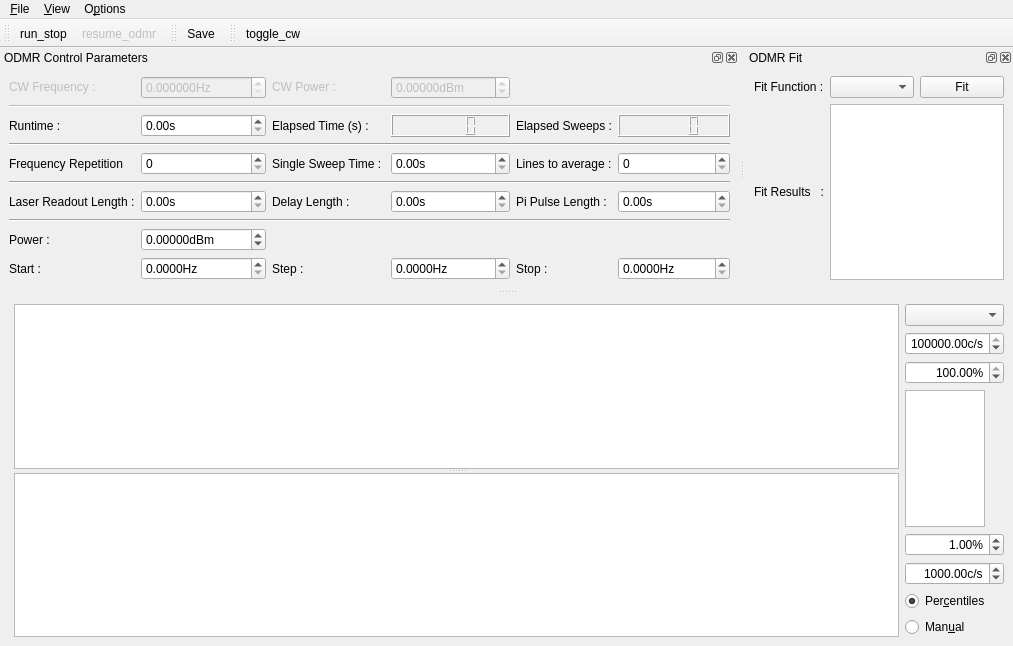
<?xml version="1.0" encoding="UTF-8"?>
<ui version="4.0">
 <class>MainWindow</class>
 <widget class="QMainWindow" name="MainWindow">
  <property name="geometry">
   <rect>
    <x>0</x>
    <y>0</y>
    <width>1013</width>
    <height>646</height>
   </rect>
  </property>
  <property name="contextMenuPolicy">
   <enum>Qt::DefaultContextMenu</enum>
  </property>
  <property name="windowTitle">
   <string>qudi-hira: pulsedODMR (AWG)</string>
  </property>
  <widget class="QWidget" name="centralwidget">
   <layout class="QHBoxLayout" name="horizontalLayout">
    <item>
     <spacer name="horizontalSpacer">
      <property name="orientation">
       <enum>Qt::Horizontal</enum>
      </property>
      <property name="sizeHint" stdset="0">
       <size>
        <width>5</width>
        <height>20</height>
       </size>
      </property>
     </spacer>
    </item>
    <item>
     <widget class="QSplitter" name="splitter">
      <property name="sizePolicy">
       <sizepolicy hsizetype="Preferred" vsizetype="Expanding">
        <horstretch>1</horstretch>
        <verstretch>0</verstretch>
       </sizepolicy>
      </property>
      <property name="orientation">
       <enum>Qt::Vertical</enum>
      </property>
      <widget class="PlotWidget" name="odmr_PlotWidget">
       <property name="sizePolicy">
        <sizepolicy hsizetype="Expanding" vsizetype="Expanding">
         <horstretch>1</horstretch>
         <verstretch>1</verstretch>
        </sizepolicy>
       </property>
      </widget>
      <widget class="PlotWidget" name="odmr_matrix_PlotWidget">
       <property name="sizePolicy">
        <sizepolicy hsizetype="Expanding" vsizetype="Expanding">
         <horstretch>1</horstretch>
         <verstretch>1</verstretch>
        </sizepolicy>
       </property>
      </widget>
     </widget>
    </item>
    <item>
     <layout class="QVBoxLayout" name="verticalLayout">
      <item>
       <widget class="QComboBox" name="odmr_channel_ComboBox"/>
      </item>
      <item>
       <widget class="ScienDSpinBox" name="odmr_cb_max_DoubleSpinBox">
        <property name="maximumSize">
         <size>
          <width>100</width>
          <height>16777215</height>
         </size>
        </property>
        <property name="alignment">
         <set>Qt::AlignRight|Qt::AlignTrailing|Qt::AlignVCenter</set>
        </property>
        <property name="suffix">
         <string>c/s</string>
        </property>
        <property name="minimum">
         <double>-10.000000000000000</double>
        </property>
        <property name="maximum">
         <double>1000000000.000000000000000</double>
        </property>
        <property name="value">
         <double>100000.000000000000000</double>
        </property>
       </widget>
      </item>
      <item>
       <widget class="ScienDSpinBox" name="odmr_cb_high_percentile_DoubleSpinBox">
        <property name="maximumSize">
         <size>
          <width>100</width>
          <height>16777215</height>
         </size>
        </property>
        <property name="alignment">
         <set>Qt::AlignRight|Qt::AlignTrailing|Qt::AlignVCenter</set>
        </property>
        <property name="suffix">
         <string>%</string>
        </property>
        <property name="minimum">
         <double>0.000000000000000</double>
        </property>
        <property name="maximum">
         <double>100.000000000000000</double>
        </property>
        <property name="value">
         <double>100.000000000000000</double>
        </property>
       </widget>
      </item>
      <item>
       <widget class="PlotWidget" name="odmr_cb_PlotWidget">
        <property name="sizePolicy">
         <sizepolicy hsizetype="Expanding" vsizetype="Expanding">
          <horstretch>0</horstretch>
          <verstretch>0</verstretch>
         </sizepolicy>
        </property>
        <property name="maximumSize">
         <size>
          <width>80</width>
          <height>16777215</height>
         </size>
        </property>
       </widget>
      </item>
      <item>
       <widget class="ScienDSpinBox" name="odmr_cb_low_percentile_DoubleSpinBox">
        <property name="maximumSize">
         <size>
          <width>100</width>
          <height>16777215</height>
         </size>
        </property>
        <property name="alignment">
         <set>Qt::AlignRight|Qt::AlignTrailing|Qt::AlignVCenter</set>
        </property>
        <property name="suffix">
         <string>%</string>
        </property>
        <property name="minimum">
         <double>0.000000000000000</double>
        </property>
        <property name="maximum">
         <double>100.000000000000000</double>
        </property>
        <property name="value">
         <double>1.000000000000000</double>
        </property>
       </widget>
      </item>
      <item>
       <widget class="ScienDSpinBox" name="odmr_cb_min_DoubleSpinBox">
        <property name="maximumSize">
         <size>
          <width>100</width>
          <height>16777215</height>
         </size>
        </property>
        <property name="alignment">
         <set>Qt::AlignRight|Qt::AlignTrailing|Qt::AlignVCenter</set>
        </property>
        <property name="suffix">
         <string>c/s</string>
        </property>
        <property name="minimum">
         <double>-10.000000000000000</double>
        </property>
        <property name="maximum">
         <double>1000000000.000000000000000</double>
        </property>
        <property name="value">
         <double>1000.000000000000000</double>
        </property>
       </widget>
      </item>
      <item>
       <widget class="QRadioButton" name="odmr_cb_centiles_RadioButton">
        <property name="text">
         <string>Per&amp;centiles</string>
        </property>
        <property name="checked">
         <bool>true</bool>
        </property>
        <attribute name="buttonGroup">
         <string notr="true">buttonGroup</string>
        </attribute>
       </widget>
      </item>
      <item>
       <widget class="QRadioButton" name="odmr_cb_manual_RadioButton">
        <property name="text">
         <string>Man&amp;ual</string>
        </property>
        <attribute name="buttonGroup">
         <string notr="true">buttonGroup</string>
        </attribute>
       </widget>
      </item>
     </layout>
    </item>
   </layout>
  </widget>
  <widget class="QMenuBar" name="menubar">
   <property name="geometry">
    <rect>
     <x>0</x>
     <y>0</y>
     <width>1013</width>
     <height>21</height>
    </rect>
   </property>
   <widget class="QMenu" name="menu_File">
    <property name="title">
     <string>&amp;File</string>
    </property>
    <addaction name="action_Save"/>
    <addaction name="action_Close"/>
   </widget>
   <widget class="QMenu" name="menu_Options">
    <property name="title">
     <string>O&amp;ptions</string>
    </property>
    <addaction name="action_Settings"/>
    <addaction name="action_FitSettings"/>
   </widget>
   <widget class="QMenu" name="menu_View">
    <property name="title">
     <string>&amp;View</string>
    </property>
    <addaction name="action_RestoreDefault"/>
   </widget>
   <addaction name="menu_File"/>
   <addaction name="menu_View"/>
   <addaction name="menu_Options"/>
  </widget>
  <widget class="QToolBar" name="toolBar">
   <property name="windowTitle">
    <string>toolBar</string>
   </property>
   <attribute name="toolBarArea">
    <enum>TopToolBarArea</enum>
   </attribute>
   <attribute name="toolBarBreak">
    <bool>false</bool>
   </attribute>
   <addaction name="action_run_stop"/>
   <addaction name="action_resume_odmr"/>
  </widget>
  <widget class="QDockWidget" name="odmr_control_DockWidget">
   <property name="enabled">
    <bool>true</bool>
   </property>
   <property name="sizePolicy">
    <sizepolicy hsizetype="Fixed" vsizetype="Fixed">
     <horstretch>1</horstretch>
     <verstretch>0</verstretch>
    </sizepolicy>
   </property>
   <property name="baseSize">
    <size>
     <width>0</width>
     <height>20</height>
    </size>
   </property>
   <property name="toolTip">
    <string/>
   </property>
   <property name="windowTitle">
    <string>ODMR Control Parameters</string>
   </property>
   <attribute name="dockWidgetArea">
    <number>4</number>
   </attribute>
   <widget class="QWidget" name="dockWidgetContents_3">
    <property name="sizePolicy">
     <sizepolicy hsizetype="Minimum" vsizetype="Minimum">
      <horstretch>0</horstretch>
      <verstretch>0</verstretch>
     </sizepolicy>
    </property>
    <layout class="QGridLayout" name="gridLayout">
     <item row="0" column="0">
      <widget class="QLabel" name="label">
       <property name="enabled">
        <bool>false</bool>
       </property>
       <property name="sizePolicy">
        <sizepolicy hsizetype="Minimum" vsizetype="Fixed">
         <horstretch>0</horstretch>
         <verstretch>0</verstretch>
        </sizepolicy>
       </property>
       <property name="text">
        <string>CW Frequency :</string>
       </property>
      </widget>
     </item>
     <item row="5" column="1">
      <widget class="QDoubleSpinBox" name="freq_repetition_doubleSpinBox">
       <property name="decimals">
        <number>0</number>
       </property>
       <property name="maximum">
        <double>1000000.000000000000000</double>
       </property>
      </widget>
     </item>
     <item row="4" column="0" colspan="6">
      <widget class="Line" name="line_3">
       <property name="sizePolicy">
        <sizepolicy hsizetype="Minimum" vsizetype="Fixed">
         <horstretch>0</horstretch>
         <verstretch>0</verstretch>
        </sizepolicy>
       </property>
       <property name="orientation">
        <enum>Qt::Horizontal</enum>
       </property>
      </widget>
     </item>
     <item row="5" column="0">
      <widget class="QLabel" name="label_11">
       <property name="text">
        <string>Frequency Repetition</string>
       </property>
      </widget>
     </item>
     <item row="7" column="4">
      <widget class="QLabel" name="label_14">
       <property name="text">
        <string>Pi Pulse Length :</string>
       </property>
      </widget>
     </item>
     <item row="7" column="2">
      <widget class="QLabel" name="label_15">
       <property name="text">
        <string>Delay Length :</string>
       </property>
      </widget>
     </item>
     <item row="0" column="3">
      <widget class="ScienDSpinBox" name="cw_power_DoubleSpinBox">
       <property name="enabled">
        <bool>false</bool>
       </property>
       <property name="sizePolicy">
        <sizepolicy hsizetype="Minimum" vsizetype="Fixed">
         <horstretch>0</horstretch>
         <verstretch>0</verstretch>
        </sizepolicy>
       </property>
       <property name="suffix">
        <string>dBm</string>
       </property>
       <property name="decimals">
        <number>5</number>
       </property>
       <property name="minimum">
        <double>-1000.000000000000000</double>
       </property>
       <property name="maximum">
        <double>100.000000000000000</double>
       </property>
      </widget>
     </item>
     <item row="0" column="2">
      <widget class="QLabel" name="label_6">
       <property name="enabled">
        <bool>false</bool>
       </property>
       <property name="sizePolicy">
        <sizepolicy hsizetype="Minimum" vsizetype="Fixed">
         <horstretch>0</horstretch>
         <verstretch>0</verstretch>
        </sizepolicy>
       </property>
       <property name="text">
        <string>CW Power :</string>
       </property>
      </widget>
     </item>
     <item row="11" column="0">
      <widget class="QLabel" name="label_3">
       <property name="sizePolicy">
        <sizepolicy hsizetype="Minimum" vsizetype="Minimum">
         <horstretch>0</horstretch>
         <verstretch>0</verstretch>
        </sizepolicy>
       </property>
       <property name="text">
        <string>Start :</string>
       </property>
      </widget>
     </item>
     <item row="2" column="4">
      <widget class="QLabel" name="label_10">
       <property name="sizePolicy">
        <sizepolicy hsizetype="Minimum" vsizetype="Minimum">
         <horstretch>0</horstretch>
         <verstretch>0</verstretch>
        </sizepolicy>
       </property>
       <property name="text">
        <string>Elapsed Sweeps :</string>
       </property>
      </widget>
     </item>
     <item row="0" column="1">
      <widget class="ScienDSpinBox" name="cw_frequency_DoubleSpinBox">
       <property name="enabled">
        <bool>false</bool>
       </property>
       <property name="sizePolicy">
        <sizepolicy hsizetype="Minimum" vsizetype="Fixed">
         <horstretch>0</horstretch>
         <verstretch>0</verstretch>
        </sizepolicy>
       </property>
       <property name="suffix">
        <string>Hz</string>
       </property>
       <property name="decimals">
        <number>6</number>
       </property>
       <property name="maximum">
        <double>1000000000.000000000000000</double>
       </property>
       <property name="singleStep">
        <double>0.010000000000000</double>
       </property>
      </widget>
     </item>
     <item row="7" column="1">
      <widget class="ScienDSpinBox" name="laser_readout_length_doubleSpinBox">
       <property name="suffix">
        <string>s</string>
       </property>
      </widget>
     </item>
     <item row="11" column="1">
      <widget class="ScienDSpinBox" name="start_freq_DoubleSpinBox">
       <property name="sizePolicy">
        <sizepolicy hsizetype="Minimum" vsizetype="Fixed">
         <horstretch>0</horstretch>
         <verstretch>0</verstretch>
        </sizepolicy>
       </property>
       <property name="suffix">
        <string>Hz</string>
       </property>
       <property name="decimals">
        <number>4</number>
       </property>
       <property name="maximum">
        <double>1000000000.000000000000000</double>
       </property>
      </widget>
     </item>
     <item row="11" column="2">
      <widget class="QLabel" name="label_4">
       <property name="sizePolicy">
        <sizepolicy hsizetype="Minimum" vsizetype="Minimum">
         <horstretch>0</horstretch>
         <verstretch>0</verstretch>
        </sizepolicy>
       </property>
       <property name="text">
        <string>Step :</string>
       </property>
      </widget>
     </item>
     <item row="10" column="1">
      <widget class="ScienDSpinBox" name="sweep_power_DoubleSpinBox">
       <property name="sizePolicy">
        <sizepolicy hsizetype="Minimum" vsizetype="Fixed">
         <horstretch>0</horstretch>
         <verstretch>0</verstretch>
        </sizepolicy>
       </property>
       <property name="suffix">
        <string>dBm</string>
       </property>
       <property name="decimals">
        <number>5</number>
       </property>
       <property name="minimum">
        <double>-1000.000000000000000</double>
       </property>
       <property name="maximum">
        <double>100.000000000000000</double>
       </property>
      </widget>
     </item>
     <item row="9" column="0" colspan="6">
      <widget class="Line" name="line">
       <property name="orientation">
        <enum>Qt::Horizontal</enum>
       </property>
      </widget>
     </item>
     <item row="2" column="1">
      <widget class="QDoubleSpinBox" name="runtime_DoubleSpinBox">
       <property name="sizePolicy">
        <sizepolicy hsizetype="Minimum" vsizetype="Fixed">
         <horstretch>0</horstretch>
         <verstretch>0</verstretch>
        </sizepolicy>
       </property>
       <property name="suffix">
        <string>s</string>
       </property>
       <property name="maximum">
        <double>10000000.000000000000000</double>
       </property>
      </widget>
     </item>
     <item row="7" column="0">
      <widget class="QLabel" name="label_16">
       <property name="text">
        <string>Laser Readout Length :</string>
       </property>
      </widget>
     </item>
     <item row="7" column="5">
      <widget class="ScienDSpinBox" name="pi_pulse_length_doubleSpinBox">
       <property name="suffix">
        <string>s</string>
       </property>
      </widget>
     </item>
     <item row="10" column="0">
      <widget class="QLabel" name="label_2">
       <property name="sizePolicy">
        <sizepolicy hsizetype="Minimum" vsizetype="Minimum">
         <horstretch>0</horstretch>
         <verstretch>0</verstretch>
        </sizepolicy>
       </property>
       <property name="text">
        <string>Power :</string>
       </property>
      </widget>
     </item>
     <item row="7" column="3">
      <widget class="ScienDSpinBox" name="delay_length_doubleSpinBox">
       <property name="suffix">
        <string>s</string>
       </property>
      </widget>
     </item>
     <item row="5" column="2">
      <widget class="QLabel" name="label_13">
       <property name="text">
        <string>Single Sweep Time : </string>
       </property>
      </widget>
     </item>
     <item row="5" column="3">
      <widget class="ScienDSpinBox" name="single_sweep_time_doubleSpinBox">
       <property name="suffix">
        <string>s</string>
       </property>
      </widget>
     </item>
     <item row="2" column="2">
      <widget class="QLabel" name="label_8">
       <property name="sizePolicy">
        <sizepolicy hsizetype="Minimum" vsizetype="Minimum">
         <horstretch>0</horstretch>
         <verstretch>0</verstretch>
        </sizepolicy>
       </property>
       <property name="text">
        <string>Elapsed Time (s) :</string>
       </property>
      </widget>
     </item>
     <item row="2" column="3">
      <widget class="QLCDNumber" name="elapsed_time_DisplayWidget">
       <property name="sizePolicy">
        <sizepolicy hsizetype="Minimum" vsizetype="Minimum">
         <horstretch>0</horstretch>
         <verstretch>0</verstretch>
        </sizepolicy>
       </property>
      </widget>
     </item>
     <item row="2" column="5">
      <widget class="QLCDNumber" name="elapsed_sweeps_DisplayWidget"/>
     </item>
     <item row="11" column="3">
      <widget class="ScienDSpinBox" name="step_freq_DoubleSpinBox">
       <property name="sizePolicy">
        <sizepolicy hsizetype="Minimum" vsizetype="Fixed">
         <horstretch>0</horstretch>
         <verstretch>0</verstretch>
        </sizepolicy>
       </property>
       <property name="suffix">
        <string>Hz</string>
       </property>
       <property name="decimals">
        <number>4</number>
       </property>
       <property name="minimum">
        <double>0.000000000000000</double>
       </property>
       <property name="maximum">
        <double>1000000000.000000000000000</double>
       </property>
       <property name="singleStep">
        <double>0.100000000000000</double>
       </property>
      </widget>
     </item>
     <item row="1" column="0" colspan="6">
      <widget class="Line" name="line_2">
       <property name="enabled">
        <bool>false</bool>
       </property>
       <property name="minimumSize">
        <size>
         <width>0</width>
         <height>0</height>
        </size>
       </property>
       <property name="lineWidth">
        <number>1</number>
       </property>
       <property name="midLineWidth">
        <number>0</number>
       </property>
       <property name="orientation">
        <enum>Qt::Horizontal</enum>
       </property>
      </widget>
     </item>
     <item row="11" column="4">
      <widget class="QLabel" name="label_5">
       <property name="sizePolicy">
        <sizepolicy hsizetype="Minimum" vsizetype="Minimum">
         <horstretch>0</horstretch>
         <verstretch>0</verstretch>
        </sizepolicy>
       </property>
       <property name="text">
        <string>Stop :</string>
       </property>
      </widget>
     </item>
     <item row="11" column="5">
      <widget class="ScienDSpinBox" name="stop_freq_DoubleSpinBox">
       <property name="sizePolicy">
        <sizepolicy hsizetype="Minimum" vsizetype="Fixed">
         <horstretch>0</horstretch>
         <verstretch>0</verstretch>
        </sizepolicy>
       </property>
       <property name="suffix">
        <string>Hz</string>
       </property>
       <property name="decimals">
        <number>4</number>
       </property>
       <property name="minimum">
        <double>0.000000000000000</double>
       </property>
       <property name="maximum">
        <double>1000000000.000000000000000</double>
       </property>
      </widget>
     </item>
     <item row="2" column="0">
      <widget class="QLabel" name="label_7">
       <property name="sizePolicy">
        <sizepolicy hsizetype="Minimum" vsizetype="Minimum">
         <horstretch>0</horstretch>
         <verstretch>0</verstretch>
        </sizepolicy>
       </property>
       <property name="text">
        <string>Runtime :</string>
       </property>
      </widget>
     </item>
     <item row="6" column="0" colspan="6">
      <widget class="Line" name="line_4">
       <property name="orientation">
        <enum>Qt::Horizontal</enum>
       </property>
      </widget>
     </item>
     <item row="5" column="5">
      <widget class="QSpinBox" name="average_level_SpinBox">
       <property name="minimum">
        <number>0</number>
       </property>
       <property name="maximum">
        <number>1000</number>
       </property>
       <property name="singleStep">
        <number>1</number>
       </property>
       <property name="value">
        <number>0</number>
       </property>
      </widget>
     </item>
     <item row="5" column="4">
      <widget class="QLabel" name="average_label">
       <property name="text">
        <string>Lines to average :</string>
       </property>
      </widget>
     </item>
    </layout>
   </widget>
  </widget>
  <widget class="QDockWidget" name="odmr_fit_DockWidget">
   <property name="sizePolicy">
    <sizepolicy hsizetype="Minimum" vsizetype="Minimum">
     <horstretch>0</horstretch>
     <verstretch>0</verstretch>
    </sizepolicy>
   </property>
   <property name="baseSize">
    <size>
     <width>0</width>
     <height>20</height>
    </size>
   </property>
   <property name="windowTitle">
    <string>ODMR Fit</string>
   </property>
   <attribute name="dockWidgetArea">
    <number>4</number>
   </attribute>
   <widget class="QWidget" name="dockWidgetContents_5">
    <property name="sizePolicy">
     <sizepolicy hsizetype="Minimum" vsizetype="Minimum">
      <horstretch>0</horstretch>
      <verstretch>0</verstretch>
     </sizepolicy>
    </property>
    <layout class="QGridLayout" name="gridLayout_2">
     <item row="0" column="2">
      <widget class="QPushButton" name="do_fit_PushButton">
       <property name="sizePolicy">
        <sizepolicy hsizetype="Minimum" vsizetype="Fixed">
         <horstretch>0</horstretch>
         <verstretch>0</verstretch>
        </sizepolicy>
       </property>
       <property name="text">
        <string>Fit</string>
       </property>
      </widget>
     </item>
     <item row="0" column="1">
      <widget class="FitSettingsComboBox" name="fit_methods_ComboBox">
       <property name="sizePolicy">
        <sizepolicy hsizetype="Minimum" vsizetype="Fixed">
         <horstretch>0</horstretch>
         <verstretch>0</verstretch>
        </sizepolicy>
       </property>
      </widget>
     </item>
     <item row="0" column="0">
      <widget class="QLabel" name="label_9">
       <property name="sizePolicy">
        <sizepolicy hsizetype="Fixed" vsizetype="Minimum">
         <horstretch>0</horstretch>
         <verstretch>0</verstretch>
        </sizepolicy>
       </property>
       <property name="text">
        <string>Fit Function :</string>
       </property>
      </widget>
     </item>
     <item row="1" column="0">
      <widget class="QLabel" name="label_12">
       <property name="sizePolicy">
        <sizepolicy hsizetype="Fixed" vsizetype="Fixed">
         <horstretch>0</horstretch>
         <verstretch>0</verstretch>
        </sizepolicy>
       </property>
       <property name="text">
        <string>Fit Results   :</string>
       </property>
      </widget>
     </item>
     <item row="1" column="1" colspan="2">
      <widget class="QTextBrowser" name="odmr_fit_results_DisplayWidget">
       <property name="sizePolicy">
        <sizepolicy hsizetype="Ignored" vsizetype="Expanding">
         <horstretch>0</horstretch>
         <verstretch>0</verstretch>
        </sizepolicy>
       </property>
       <property name="baseSize">
        <size>
         <width>0</width>
         <height>1</height>
        </size>
       </property>
       <property name="sizeAdjustPolicy">
        <enum>QAbstractScrollArea::AdjustToContents</enum>
       </property>
       <property name="tabChangesFocus">
        <bool>true</bool>
       </property>
      </widget>
     </item>
    </layout>
   </widget>
  </widget>
  <widget class="QToolBar" name="save_ToolBar">
   <property name="windowTitle">
    <string>toolBar_2</string>
   </property>
   <attribute name="toolBarArea">
    <enum>TopToolBarArea</enum>
   </attribute>
   <attribute name="toolBarBreak">
    <bool>false</bool>
   </attribute>
   <addaction name="action_Save"/>
  </widget>
  <widget class="QToolBar" name="cw_ToolBar">
   <property name="windowTitle">
    <string>toolBar_2</string>
   </property>
   <attribute name="toolBarArea">
    <enum>TopToolBarArea</enum>
   </attribute>
   <attribute name="toolBarBreak">
    <bool>false</bool>
   </attribute>
   <addaction name="action_toggle_cw"/>
  </widget>
  <action name="action_Settings">
   <property name="icon">
    <iconset>
     <normaloff>../../artwork/icons/oxygen/22x22/configure.png</normaloff>../../artwork/icons/oxygen/22x22/configure.png</iconset>
   </property>
   <property name="text">
    <string>&amp;Settings</string>
   </property>
  </action>
  <action name="action_Save">
   <property name="icon">
    <iconset>
     <normaloff>../../artwork/icons/oxygen/22x22/document-save.png</normaloff>../../artwork/icons/oxygen/22x22/document-save.png</iconset>
   </property>
   <property name="text">
    <string>&amp;Save</string>
   </property>
   <property name="toolTip">
    <string>Save odmr data</string>
   </property>
  </action>
  <action name="action_Close">
   <property name="icon">
    <iconset>
     <normaloff>../../artwork/icons/oxygen/22x22/application-exit.png</normaloff>../../artwork/icons/oxygen/22x22/application-exit.png</iconset>
   </property>
   <property name="text">
    <string>&amp;Close</string>
   </property>
  </action>
  <action name="action_run_stop">
   <property name="checkable">
    <bool>true</bool>
   </property>
   <property name="icon">
    <iconset>
     <normaloff>../../artwork/icons/qudiTheme/22x22/start-counter.png</normaloff>
     <activeon>../../artwork/icons/qudiTheme/22x22/stop-counter.png</activeon>../../artwork/icons/qudiTheme/22x22/start-counter.png</iconset>
   </property>
   <property name="text">
    <string>run_stop</string>
   </property>
  </action>
  <action name="action_resume_odmr">
   <property name="checkable">
    <bool>true</bool>
   </property>
   <property name="enabled">
    <bool>false</bool>
   </property>
   <property name="icon">
    <iconset>
     <normaloff>../../artwork/icons/qudiTheme/22x22/restart-counter.png</normaloff>
     <activeon>../../artwork/icons/qudiTheme/22x22/stop-counter.png</activeon>../../artwork/icons/qudiTheme/22x22/restart-counter.png</iconset>
   </property>
   <property name="text">
    <string>resume_odmr</string>
   </property>
   <property name="toolTip">
    <string>resume odmr measurement</string>
   </property>
  </action>
  <action name="action_RestoreDefault">
   <property name="text">
    <string>Restore &amp;default</string>
   </property>
  </action>
  <action name="action_FitSettings">
   <property name="text">
    <string>Fit settings</string>
   </property>
  </action>
  <action name="action_toggle_cw">
   <property name="checkable">
    <bool>true</bool>
   </property>
   <property name="icon">
    <iconset>
     <normaloff>../../artwork/icons/oxygen/22x22/media-playback-start.png</normaloff>
     <normalon>../../artwork/icons/oxygen/22x22/media-playback-stop.png</normalon>
     <activeon>../../artwork/icons/oxygen/22x22/media-playback-stop.png</activeon>../../artwork/icons/oxygen/22x22/media-playback-start.png</iconset>
   </property>
   <property name="text">
    <string>toggle_cw</string>
   </property>
   <property name="toolTip">
    <string>toggle microwave CW output</string>
   </property>
  </action>
 </widget>
 <customwidgets>
  <customwidget>
   <class>PlotWidget</class>
   <extends>QGraphicsView</extends>
   <header>pyqtgraph</header>
  </customwidget>
  <customwidget>
   <class>ScienDSpinBox</class>
   <extends>QDoubleSpinBox</extends>
   <header>qtwidgets.scientific_spinbox.h</header>
  </customwidget>
  <customwidget>
   <class>FitSettingsComboBox</class>
   <extends>QComboBox</extends>
   <header>gui/fitsettings</header>
  </customwidget>
 </customwidgets>
 <tabstops>
  <tabstop>odmr_cb_max_DoubleSpinBox</tabstop>
  <tabstop>odmr_cb_high_percentile_DoubleSpinBox</tabstop>
  <tabstop>odmr_cb_PlotWidget</tabstop>
  <tabstop>odmr_cb_low_percentile_DoubleSpinBox</tabstop>
  <tabstop>odmr_cb_min_DoubleSpinBox</tabstop>
  <tabstop>odmr_cb_centiles_RadioButton</tabstop>
  <tabstop>odmr_cb_manual_RadioButton</tabstop>
  <tabstop>odmr_PlotWidget</tabstop>
  <tabstop>odmr_matrix_PlotWidget</tabstop>
 </tabstops>
 <resources/>
 <connections>
  <connection>
   <sender>action_Close</sender>
   <signal>triggered()</signal>
   <receiver>MainWindow</receiver>
   <slot>close()</slot>
   <hints>
    <hint type="sourcelabel">
     <x>-1</x>
     <y>-1</y>
    </hint>
    <hint type="destinationlabel">
     <x>531</x>
     <y>347</y>
    </hint>
   </hints>
  </connection>
 </connections>
 <buttongroups>
  <buttongroup name="buttonGroup"/>
 </buttongroups>
</ui>
